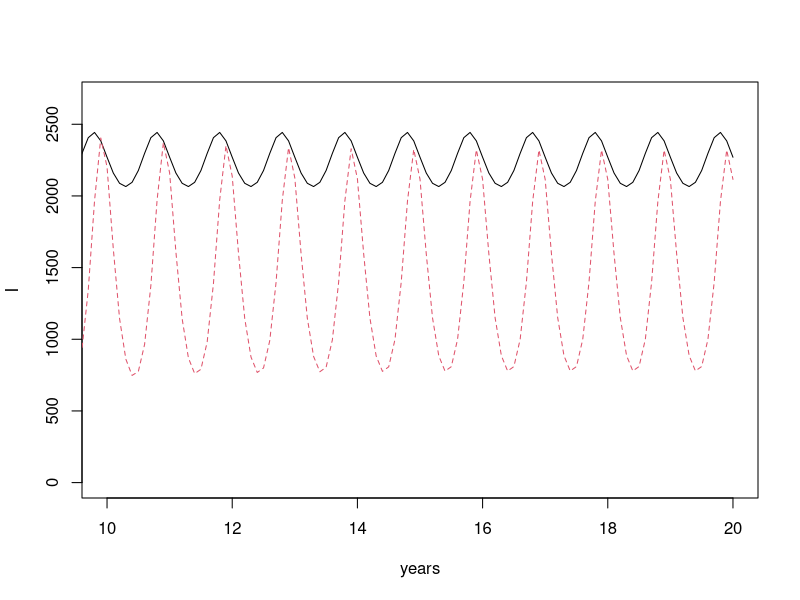
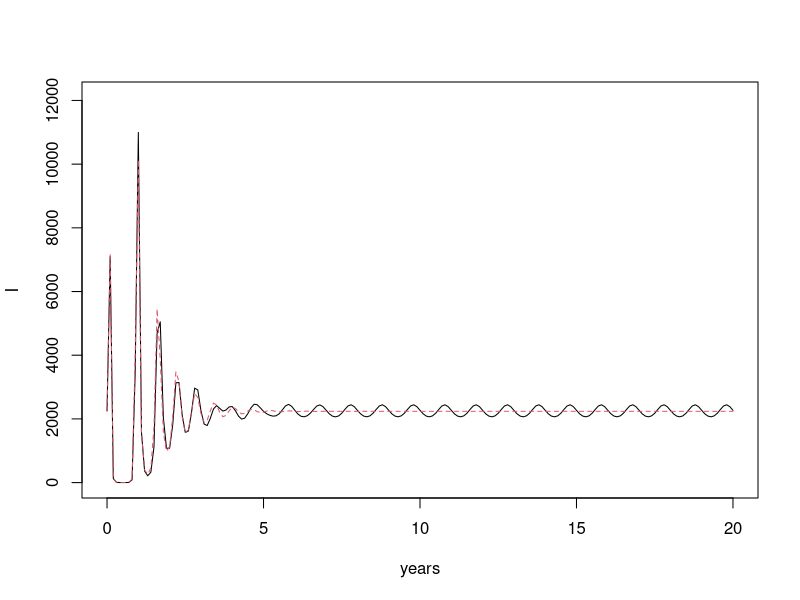
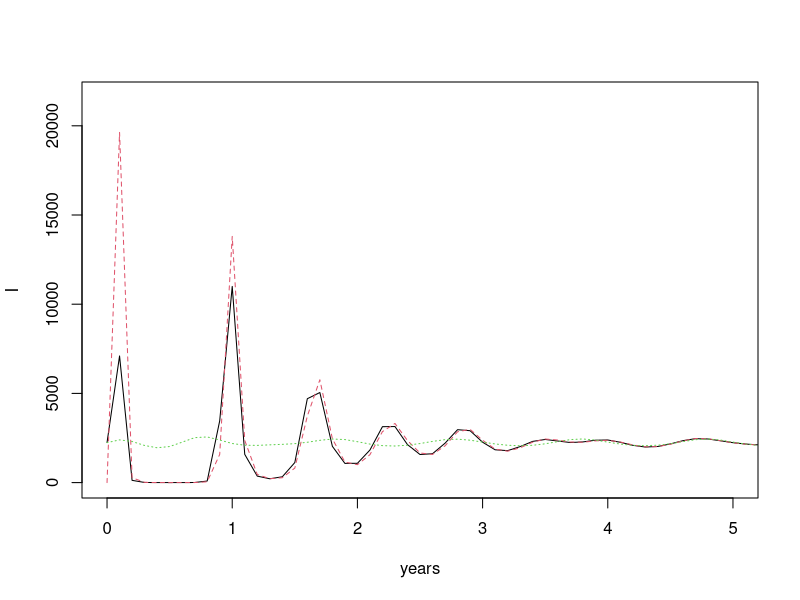

The R script that drew these images, in order:
require(deSolve)

sir <- function(t, y, parms) with( as.list(c(y, parms)), {
  xfer <- b0 * (1 + b1*cos(2*pi*t)) * S * I / N
  dSdt <- (N - S - I)/L - xfer
  dIdt <- xfer - I/D
  return(list(c(dSdt, dIdt)))
})

N0 <- 500000; I0 <- 2250
y0 <- c(S=N0-I0, I=I0)
parmsA <- c(N=N0, L=4, D= 0.02,  b0=500, b1=0.02)
parmsB <- c(N=N0, L=8, D= 0.025, b0=400, b1=0.02)
# N, total pop.
# L, immunity time scale
# D, infectious time scale
# b0, time-average transmission coeff
# b1, time-varying coeff amplitude

plotter<-function(parms) {
  out <- ode(y0, seq(0,20,0.1), sir, parms)
  ymax <- 2*mean(out[which(out[,'time'] > 10),'I'])
  plot(out[,'time'], out[,'I'], type = "l", xlim=c(10,20), ylim=c(0,ymax), ylab="I", xlab="year")
}

compare.plots<-function(params, ts, y0, tkeep) {
  res <- lapply(params, function(p) { ode(y0, ts, sir, p)[,"I"] })
  res <- Reduce(cbind, res)
  matplot(ts, res, type="l", xlim=c(tkeep,max(ts)), ylim=c(0, 1.1*max(res[ts > tkeep,])), xlab="years", ylab="I")
}

compare.plots.y0<-function(params, ts, y0, tmax) {
  res <- lapply(y0, function(y) { ode(y, ts, sir, params)[,"I"] })
  res <- Reduce(cbind, res)
  matplot(ts, res, type="l", xlim=c(0, tmax), ylim=c(0, 1.1*max(res)), xlab="years", ylab="I")
}

compare.plots(list(parmsA,parmsB), seq(0,20,0.1), y0, 10)

vs.non.seasonal <- function(params, ...) {
  non.seasonal <- params
  non.seasonal["b1"] <- 0
  compare.plots(list(params, non.seasonal), ...)
}

vs.non.seasonal(parmsA, seq(0,20,0.1), y0, 0)

star <- function(params) with(as.list(params),{
  S <- N/(b0*D)
  return(c(S=S,I=(N-S)/(1+L/D)))
})

period <- function(params) with(as.list(params), 2*pi*sqrt(D*L/(D*b0-1)))

vs.eq.df <- function(params, ts, y0, ...) {
  y0.df <- c(params["N"]-0.1, 0.1)
  names(y0.df) <- c("S","I")
  y0.eq <- star(params)
  compare.plots.y0(params, ts, list(y0, y0.df, y0.eq), ...)
}

vs.eq.df(parmsA, seq(0,20,0.1), y0, 5)
